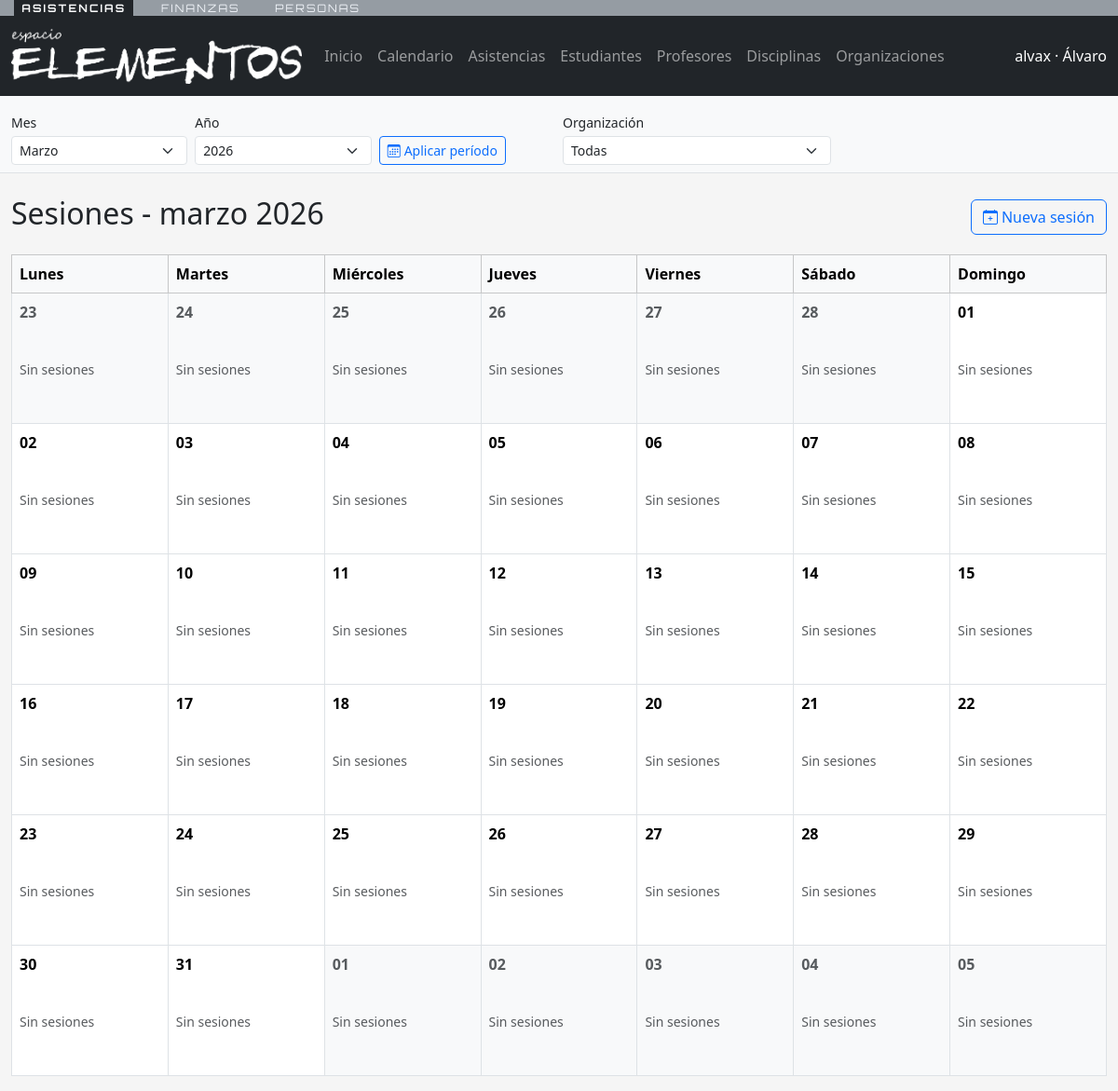
Before: /asistencias/sesiones/ (signed in) with the older database file.
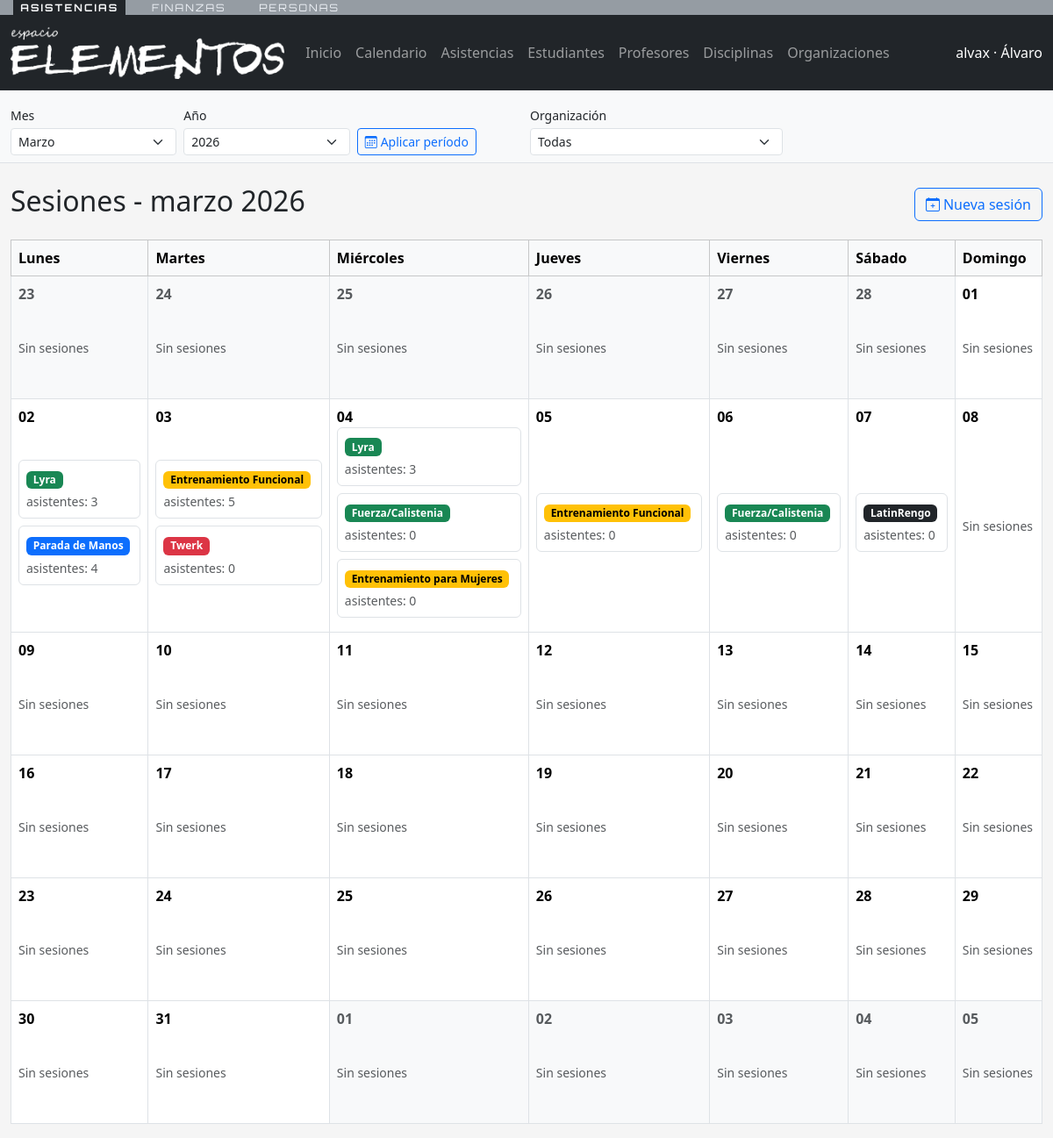
After: the same page with the newer database file.
### database/models.py (models this page shows, shortened)
class Persona(models.Model):
    nombres = models.CharField(max_length=150)
    apellidos = models.CharField(max_length=150)
    email = models.EmailField(unique=True, null=True, blank=True)
    telefono = models.CharField(max_length=50, blank=True)
    identificador = models.CharField(max_length=50, blank=True)
    fecha_nacimiento = models.DateField(null=True, blank=True)
    activo = models.BooleanField(default=True)
    user = models.OneToOneField(
        settings.AUTH_USER_MODEL,
        on_delete=models.CASCADE,
        null=True,
        blank=True,
        related_name="persona",
    )
    creado_en = models.DateTimeField(auto_now_add=True)
    actualizado_en = models.DateTimeField(auto_now=True)
    class Meta:
        verbose_name = "Persona"
        verbose_name_plural = "Personas"
        ordering = ["apellidos", "nombres"]
        db_table = "cuentas_persona"

class SesionClase(models.Model):
    class Estado(models.TextChoices):
        PROGRAMADA = "programada", "Programada"
        COMPLETADA = "completada", "Completada"
        CANCELADA = "cancelada", "Cancelada"
    disciplina = models.ForeignKey(
        Disciplina,
        on_delete=models.CASCADE,
        related_name="sesiones",
    )
    bloque = models.ForeignKey(
        BloqueHorario,
        on_delete=models.SET_NULL,
        related_name="sesiones",
        null=True,
        blank=True,
    )
    profesores = models.ManyToManyField(
        Persona,
        related_name="sesiones_en_equipo",
        blank=True,
        db_table="academia_sesionclase_profesores",
    )
    fecha = models.DateField()
    estado = models.CharField(
        max_length=20,
        choices=Estado.choices,
        default=Estado.PROGRAMADA,
    )
    cupo_maximo = models.PositiveIntegerField(null=True, blank=True)
    notas = models.TextField(blank=True)
    creada_en = models.DateTimeField(auto_now_add=True)
    class Meta:
        verbose_name = "Sesion de clase"
        verbose_name_plural = "Sesiones de clase"
        ordering = ["-fecha"]
        db_table = "academia_sesionclase"
        indexes = [
            models.Index(fields=["fecha", "disciplina"]),
        ]

class Disciplina(models.Model):
    organizacion = models.ForeignKey(
        Organizacion,
        on_delete=models.CASCADE,
        related_name="disciplinas",
    )
    nombre = models.CharField(max_length=150)
    descripcion = models.TextField(blank=True)
    nivel = models.CharField(max_length=100, blank=True)
    activa = models.BooleanField(default=True)
    creada_en = models.DateTimeField(auto_now_add=True)
    class Meta:
        verbose_name = "Disciplina"
        verbose_name_plural = "Disciplinas"
        unique_together = ("organizacion", "nombre", "nivel")
        ordering = ["nombre"]
        db_table = "academia_disciplina"
    def __str__(self) -> str:
        return self.nombre

### asistencias/views.py (the view)
# urls.py: path("sesiones/", views.sesiones_list, name="sesiones_list"),
@role_required(ROLE_ADMIN)
def sesiones_list(request):
    context = _nav_context(request)
    organizacion = _organizacion_desde_request(request)
    badge_palette = [
        "text-bg-primary",
        "text-bg-success",
        "text-bg-danger",
        "text-bg-warning",
        "text-bg-info",
        "text-bg-secondary",
        "text-bg-dark",
    ]
    inicio_periodo, _ = _periodo(request)
    year = inicio_periodo.year
    month = inicio_periodo.month
    cal = calendar.Calendar(firstweekday=calendar.MONDAY)
    semanas_raw = cal.monthdatescalendar(year, month)
    inicio_mes = inicio_periodo.replace(day=1)
    fin_mes = (inicio_mes.replace(day=28) + timedelta(days=4)).replace(day=1) - timedelta(days=1)
    sesiones_qs = (
        SesionClase.objects.select_related("disciplina")
        .prefetch_related("profesores")
        .filter(fecha__gte=inicio_mes, fecha__lte=fin_mes)
        .order_by("fecha")
    )
    if organizacion:
        sesiones_qs = sesiones_qs.filter(disciplina__organizacion=organizacion)
    sesiones_por_fecha = {}
    for sesion in sesiones_qs:
        badge_class = badge_palette[sesion.disciplina_id % len(badge_palette)]
        sesiones_por_fecha.setdefault(sesion.fecha, []).append(
            {
                "sesion": sesion,
                "badge_class": badge_class,
            }
        )
    semanas = []
    for semana in semanas_raw:
        dias = []
        for dia in semana:
            dias.append(
                {
                    "fecha": dia,
                    "en_mes": dia.month == month,
                    "sesiones": sesiones_por_fecha.get(dia, []),
                }
            )
        semanas.append(dias)
    context.update(
        {
            "semanas": semanas,
            "mes_actual": inicio_mes,
        }
    )
    return render(request, "asistencias/sesiones_list.html", context)

### asistencias/utils.py (called while the page is built, shortened)
def usuario_tiene_roles(user, roles: list[str]) -> bool:
    if not roles:
        return True
    if user.is_superuser:
        return True

### asistencias/views.py (called while the page is built)
def _nav_context(request):
    persona = getattr(request.user, "persona", None)
    roles = []
    if persona:
        roles = list(persona.roles.filter(activo=True).values_list("rol__codigo", flat=True))
    return {"persona": persona, "roles_usuario": roles}

def _periodo(request):
    hoy = timezone.localdate()
    try:
        anio = int(request.GET.get("periodo_anio", hoy.year))
    except (TypeError, ValueError):
        anio = hoy.year
    try:
        mes = int(request.GET.get("periodo_mes", hoy.month))
    except (TypeError, ValueError):
        mes = hoy.month
    if mes < 1 or mes > 12:
        mes = hoy.month
    if anio < 2000 or anio > 2100:
        anio = hoy.year
    inicio = hoy.replace(year=anio, month=mes, day=1)
    fin = (inicio.replace(day=28) + timedelta(days=4)).replace(day=1) - timedelta(days=1)
    return inicio, fin

def _organizacion_desde_request(request):
    org_id = request.GET.get("organizacion")
    if not org_id:
        return None
    return Organizacion.objects.filter(pk=org_id).first()

### asistencias/templates/asistencias/sesiones_list.html (shortened to what this page needs)
{% extends "asistencias/base_app.html" %}
{% block content %}
<div class="mt-4">
  <div class="d-flex justify-content-between align-items-center mb-3">
    <h2>Sesiones - {{ mes_actual|date:"F Y" }}</h2>
    <a class="btn btn-outline-primary" href="{% url 'asistencias:asistencias_list' %}?periodo_mes={{ periodo_mes }}&periodo_anio={{ periodo_anio }}{% if organizacion_id %}&organizacion={{ organizacion_id }}{% endif %}&open=nueva_sesion">
      <i class="bi bi-calendar-plus"></i><span class="d-none d-md-inline ms-1">Nueva sesión</span>
    </a>
  </div>
  <div class="table-responsive">
    <table class="table table-bordered align-middle">
      <thead class="table-light">
        <tr>
          <th>Lunes</th>
          <th>Martes</th>
          <th>Miércoles</th>
          <th>Jueves</th>
          <th>Viernes</th>
          <th>Sábado</th>
          <th>Domingo</th>
        </tr>
      </thead>
      <tbody>
        {% for semana in semanas %}
        <tr style="height: 140px;">
          {% for dia in semana %}
          <td class="position-relative {% if not dia.en_mes %}bg-light text-muted{% endif %}">
            <div class="position-absolute top-0 start-0 m-2 fw-bold fs-6">{{ dia.fecha|date:"d" }}</div>
            <div class="pt-4">
            {% for item in dia.sesiones %}
              <div class="mb-2 p-2 bg-white border rounded">
                <a class="badge {{ item.badge_class }} text-decoration-none mb-1 d-inline-block" href="{% url 'asistencias:sesion_detail' item.sesion.pk %}">
                  {{ item.sesion.disciplina }}
                </a>
                <a class="small text-muted text-decoration-none d-block" href="{% url 'asistencias:sesion_detail' item.sesion.pk %}">
                  asistentes: {{ item.sesion.asistencias.count }}
                </a>
              </div>
            {% empty %}
              <div class="text-muted small">Sin sesiones</div>
            {% endfor %}
            </div>
          </td>
          {% endfor %}
        </tr>
        {% endfor %}
      </tbody>
    </table>
  </div>
</div>
{% endblock %}

### asistencias/templates/asistencias/base_app.html (shortened to what this page needs)
{% load static %}
<!DOCTYPE html>
<html lang="es">
  <head>
    <link href="https://cdn.jsdelivr.net/npm/bootstrap@5.3.3/dist/css/bootstrap.min.css" rel="stylesheet">
    <link href="https://cdn.jsdelivr.net/npm/bootstrap-icons@1.11.3/font/bootstrap-icons.css" rel="stylesheet">
  </head>
  <body>
    {% if request.user.is_authenticated and not hide_nav %}
    {% include "shared/barra_apps.html" %}
    <nav class="navbar navbar-expand-lg navbar-dark bg-dark">
      <div class="container-fluid">
        <a class="navbar-brand" href="{% url 'asistencias:dashboard' %}">
          <img src="{% static 'img/logotipo-blanco.png' %}" alt="App Elemental" style="height: 60px;">
        </a>
        <div class="collapse navbar-collapse" id="navbarNav">
          <ul class="navbar-nav me-auto">
            <li class="nav-item"><a class="nav-link" href="{% url 'asistencias:dashboard' %}?periodo_mes={{ periodo_mes }}&periodo_anio={{ periodo_anio }}">Inicio</a></li>
            <li class="nav-item"><a class="nav-link" href="{% url 'asistencias:sesiones_list' %}?periodo_mes={{ periodo_mes }}&periodo_anio={{ periodo_anio }}{% if organizacion_id %}&organizacion={{ organizacion_id }}{% endif %}">Calendario</a></li>
            <li class="nav-item"><a class="nav-link" href="{% url 'asistencias:asistencias_list' %}?periodo_mes={{ periodo_mes }}&periodo_anio={{ periodo_anio }}{% if organizacion_id %}&organizacion={{ organizacion_id }}{% endif %}">Asistencias</a></li>
            <li class="nav-item"><a class="nav-link" href="{% url 'asistencias:estudiantes_list' %}?periodo_mes={{ periodo_mes }}&periodo_anio={{ periodo_anio }}{% if organizacion_id %}&organizacion={{ organizacion_id }}{% endif %}">Estudiantes</a></li>
            <li class="nav-item"><a class="nav-link" href="{% url 'asistencias:profesores_list' %}?periodo_mes={{ periodo_mes }}&periodo_anio={{ periodo_anio }}{% if organizacion_id %}&organizacion={{ organizacion_id }}{% endif %}">Profesores</a></li>
            <li class="nav-item"><a class="nav-link" href="{% url 'asistencias:disciplinas_list' %}?periodo_mes={{ periodo_mes }}&periodo_anio={{ periodo_anio }}{% if organizacion_id %}&organizacion={{ organizacion_id }}{% endif %}">Disciplinas</a></li>
            <li class="nav-item"><a class="nav-link" href="{% url 'asistencias:organizaciones_list' %}?periodo_mes={{ periodo_mes }}&periodo_anio={{ periodo_anio }}{% if organizacion_id %}&organizacion={{ organizacion_id }}{% endif %}">Organizaciones</a></li>
          </ul>
          <span class="navbar-text text-white">
            {{ request.user.get_username }}{% if persona %} · {{ persona.nombres }}{% endif %}
          </span>
        </div>
      </div>
    </nav>
    {% if not hide_periodo %}
    <div class="bg-light border-bottom">
      <div class="container-fluid py-2">
        <form method="get" class="row g-2 align-items-end" id="periodo-global-form">
          <div class="col-6 col-md-2">
            <label class="form-label small mb-1">Mes</label>
            <select name="periodo_mes" class="form-select form-select-sm">
              {% for value, label in periodo_meses %}
                <option value="{{ value }}" {% if periodo_mes == value %}selected{% endif %}>{{ label }}</option>
              {% endfor %}
            </select>
          </div>
          <div class="col-6 col-md-2">
            <label class="form-label small mb-1">Año</label>
            <select name="periodo_anio" class="form-select form-select-sm">
              {% for y in periodo_anios %}
                <option value="{{ y }}" {% if periodo_anio == y %}selected{% endif %}>{{ y }}</option>
              {% endfor %}
            </select>
          </div>
          <div class="col-12 col-md-2">
            <button class="btn btn-sm btn-outline-primary" type="submit">
              <i class="bi bi-calendar3"></i><span class="d-none d-md-inline ms-1">Aplicar período</span>
            </button>
          </div>
          <div class="col-12 col-md-3">
            <label class="form-label small mb-1">Organización</label>
            <select name="organizacion" class="form-select form-select-sm" onchange="this.form.submit()">
              <option value="">Todas</option>
            </select>
          </div>
        </form>
      </div>
    </div>
    {% endif %}
    {% endif %}
    <div class="container-fluid">
      {% block content %}{% endblock %}
    </div>
  </body>
</html>

### asistencias/templates/shared/barra_apps.html (shortened to what this page needs)
<div class="barra-apps">
  <div class="container-fluid barra-apps-links">
    <a
      class="barra-apps-link {% if request.resolver_match.namespace == 'asistencias' %}activa{% endif %}"
      href="{% url 'asistencias:dashboard' %}?periodo_mes={{ periodo_mes }}&periodo_anio={{ periodo_anio }}{% if organizacion_id %}&organizacion={{ organizacion_id }}{% endif %}"
    >
      ASISTENCIAS
    </a>
    <a
      class="barra-apps-link {% if request.resolver_match.namespace == 'finanzas' %}activa{% endif %}"
      href="{% url 'finanzas:dashboard' %}?periodo_mes={{ periodo_mes }}&periodo_anio={{ periodo_anio }}{% if organizacion_id %}&organizacion={{ organizacion_id }}{% endif %}"
    >
      FINANZAS
    </a>
    <a
      class="barra-apps-link {% if request.resolver_match.namespace == 'personas' %}activa{% endif %}"
      href="{% url 'personas:dashboard' %}?periodo_mes={{ periodo_mes }}&periodo_anio={{ periodo_anio }}{% if organizacion_id %}&organizacion={{ organizacion_id }}{% endif %}"
    >
      PERSONAS
    </a>
  </div>
</div>

### asistencias/templates/shared/barra_apps.html (style rules this page uses)
.barra-apps { background: #959ca3; }
.barra-apps-links { display: flex; gap: 1.35rem; align-items: stretch; padding: 0; }
.barra-apps-link { display: flex; align-items: center; padding: 0 0.5rem; font-family: "Orbitron", "Consolas", sans-serif; font-size: 0.72rem; letter-spacing: 0.18em; text-transform: uppercase; text-decoration: none; color: #eef2f7; transition: color 0.15s ease-in-out; }
.barra-apps-link:first-child { margin-left: 0.95rem; }
.barra-apps-link.activa { background: #212529; color: #f8f9fa; font-weight: 700; border-radius: 0; }

Changed rows visible on the page:
added SesionClase: sesion.disciplina "Lyra", sesion.asistencias.count "3", shown under "02"
added SesionClase: sesion.disciplina "Parada de Manos", sesion.asistencias.count "4", shown under "02"
added SesionClase: sesion.disciplina "Entrenamiento Funcional", sesion.asistencias.count "5", shown under "03"
added SesionClase: sesion.disciplina "Twerk", sesion.asistencias.count "0", shown under "03"
added SesionClase: sesion.disciplina "Lyra", sesion.asistencias.count "3", shown under "04"
added SesionClase: sesion.disciplina "Fuerza/Calistenia", sesion.asistencias.count "0", shown under "04"
added SesionClase: sesion.disciplina "Entrenamiento para Mujeres", sesion.asistencias.count "0", shown under "04"
added SesionClase: sesion.disciplina "Entrenamiento Funcional", sesion.asistencias.count "0", shown under "05"
added SesionClase: sesion.disciplina "Fuerza/Calistenia", sesion.asistencias.count "0", shown under "06"
added SesionClase: sesion.disciplina "LatinRengo", sesion.asistencias.count "0", shown under "07"
Other visible differences:
list line gone: "Sin sesiones Sin sesiones Sin sesiones Sin sesiones Sin sesiones Sin sesiones"
